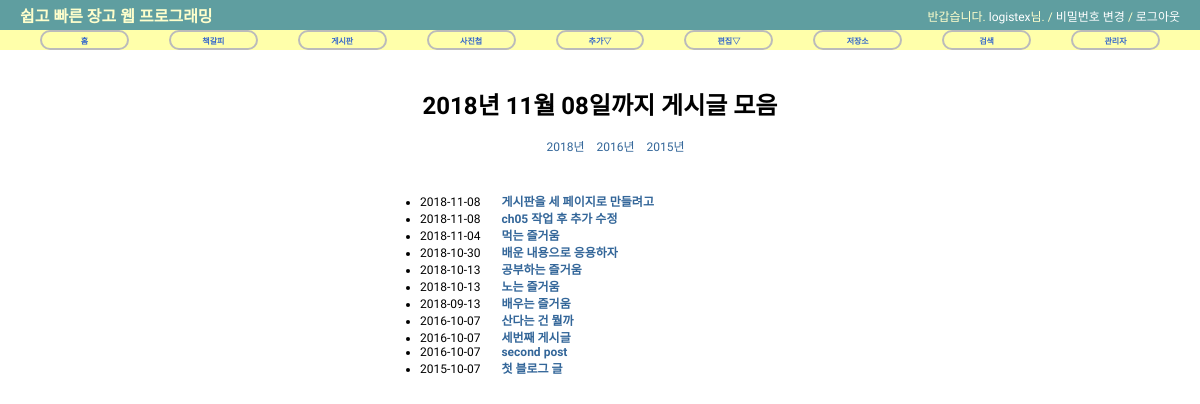
/blog/archive/, run on an earlier commit of the app's database.
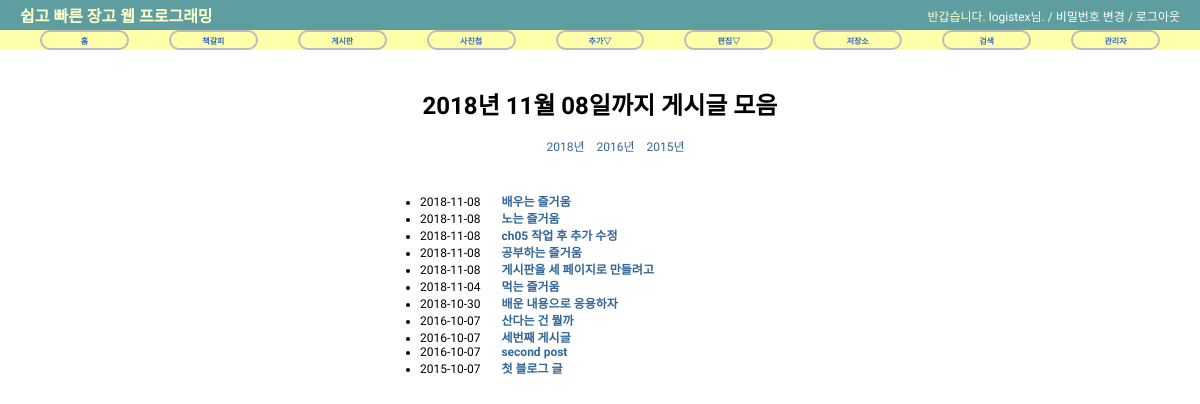
And on a later commit of the database.
### blog/models.py (models this page shows, shortened)
@python_2_unicode_compatible
class Post(models.Model):
    title = models.CharField('제목', max_length=50)
    slug = models.SlugField('슬러그',  # 기본 길이 50, 인덱스가 기본 생성됨,
                            unique=True,  # unique 설정, 기본키 대용으로 사용 가능
                            allow_unicode=True,  # 한글 입력 가능하도록
                            help_text='제목에 대한 한 단어의 별명.')
    description = models.CharField('설명',
                                   max_length=100,
                                   blank=True,  # 블랭크 허용
                                   help_text='간략한 설명 문구.')
    content = models.TextField('내용')  # TextField이므로 여러 줄 입력 가능함
    create_date = models.DateTimeField('최초 생성 일시',
                                       auto_now_add=True)  # 최초 생성 일시를 자동 저장하도록
    modify_date = models.DateTimeField('최종 수정 일시',
                                       auto_now=True)  # 최종 수정 일시를 자동 저장하도록
    class Meta:  # 필드 속성 외에 필요한 파라미터를 Meta 내부 클래스로 정의
        verbose_name = '기사'              # 'post'
        verbose_name_plural = '기사 모음'  # 'posts'
        db_table  = 'my_posts'           # DB에 저장할 테이블 이름을 my_posts'라고 지정
        ordering  = ('-modify_date',)  # 최종 수정 일시의 내림차순 정렬
    def get_absolute_url(self): # 이 메소드가 정의된 객체를 지칭하는 URL을 반환
        return reverse('blog:post_detail', args=(self.slug,))

### blog/views.py (the view)
class PostAV(ArchiveIndexView) :
    model = Post
    date_field = 'modify_date'

### blog/templates/blog/post_archive.html (shortened to what this page needs)
{% extends "base.html" %}
{% load staticfiles %}
{% block extrastyle %}{% static "css/tabular.css" %}{% endblock %}
{% block content %}
    <div id="content">
        <h1 class="centered">{% now "Y년 m월 d일" %}까지 게시글 모음</h1>
        <ul class="centered">
            {% for date in date_list %}
                <li style="display: inline;">
                    <a href="{% url 'blog:post_year_archive' date|date:'Y' %}">
                        {{ date|date:"Y" }}년
                    </a>
                </li>&nbsp;&nbsp;
            {% endfor %}
        </ul>
        <br/>
        <div class="leftpadding30percent">
            <ul>
                {% for post in object_list %}
                    <li>
                        {{ post.modify_date|date:"Y-m-d" }}&nbsp;&nbsp;&nbsp;&nbsp;&nbsp;&nbsp;
                        <a href="{{ post.get_absolute_url }}">
                            <strong>{{ post.title }}</strong>
                        </a>
                    </li>
                {% endfor %}
            </ul>
        </div>
    </div>
{% endblock %}

### templates/base.html (shortened to what this page needs)
<!DOCTYPE html>
<html lang="ko">
<head>
{% load staticfiles %}
<link rel="stylesheet" type="text/css" href="{% block stylesheet %}{% static "css/base.css" %}{% endblock %}" />
<link rel="stylesheet" type="text/css" href="{% block extrastyle %}{% endblock %}" />
</head>
<body>
<div id="header">
    <h2 class="maintitle">쉽고 빠른 장고 웹 프로그래밍</h2>
    <h4 class="welcome">반갑습니다. <a href="#">logistex</a>님.  /
                <a href="#">비밀번호 변경</a> /
                <a href="#">로그아웃</a>
    </h4>
</div>
<div id="menu">
    <li><a href="{% url 'home' %}">홈</a></li>
    <li><a href="{% url 'bookmark:index' %}">책갈피</a></li>
    <li><a href="{% url 'blog:index' %}">게시판</a></li>
    <li><a href="#">사진첩</a></li>
    <li><a href="#">추가&bigtriangledown;</a>
    </li>
    <li><a href="#">편집&bigtriangledown;</a>
    </li>
    <li><a href="{% url 'blog:post_archive' %}">저장소</a></li>
    <li><a href="#">검색</a></li>
    <li><a href="{% url 'admin:index' %}">관리자</a></li>
</div>
{% block content %}{% endblock %}
</body>
</html>

### static/css/base.css (style rules this page uses)
body { font-family: 'Sunflower', sans-serif; font-size: 12px; }
div#header { position: absolute; top: 0px; left: 0px; height: 30px; width: 100%; display: table; background: cadetblue; }
div#menu { position: absolute; top: 30px; left: 0px; height: 20px; width: 100%; display: table; table-layout: fixed; border-spacing: 40px 0px; background: #ffa; font-size: 8px; }
div#content { position: absolute; top: 70px; left: 50px; right: 50px; }
.maintitle { display: table-cell; vertical-align: middle; padding-left: 20px; color: #ffc; font-weight: bold; font-size: 16px; }
.welcome { display: table-cell; vertical-align: middle; text-align: right; padding-right: 20px; color: #ffc; font-weight: normal; font-size: 12px; }
.welcome a:link, .welcome a:visited { color: white; }
div#menu a:link, div#menu a:visited { color: #36c; }
div#menu > li { display: table-cell; vertical-align: middle; border: 2px solid #bbb; border-radius: 25px; text-align: center; font-weight: bold; }
a:link, a:visited { color: #369; text-decoration: none; }

### static/css/tabular.css (style rules this page uses)
.centered { text-align: center; }
.leftpadding30percent { padding-left: 30%; }

What changed in the data, as far as the page shows it:
changed Post "배우는 즐거움": modify_date "2018-09-13" → "2018-11-08"; moves up the list
changed Post "노는 즐거움": modify_date "2018-10-13" → "2018-11-08"; moves up the list
changed Post "ch05 작업 후 추가 수정": moves down the list
changed Post "공부하는 즐거움": modify_date "2018-10-13" → "2018-11-08"; moves up the list
